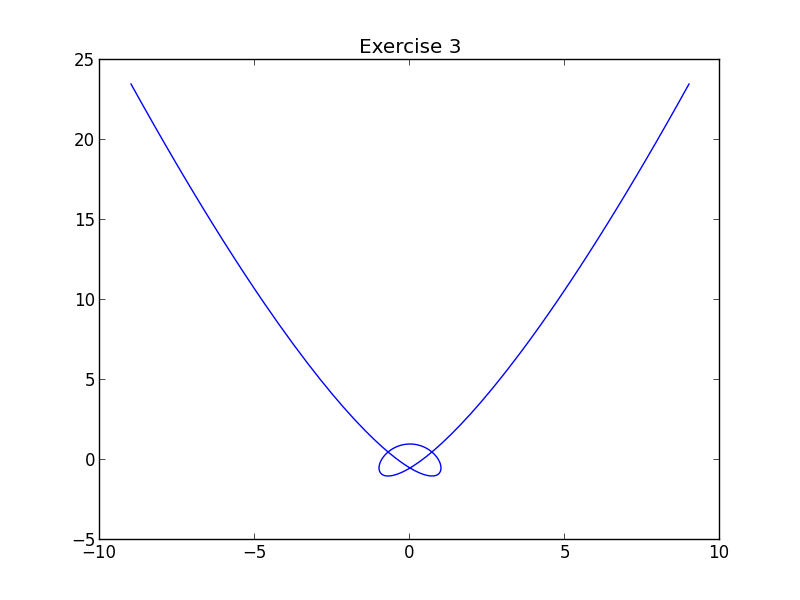

Python code for this plot:
# import the graphics module being used
import matplotlib.pyplot as pyplot

# plotdata is a local module for our convenience
import plotdata

# The various y are values of the Chebyshev polynomials
x = plotdata.data03yc # T_3(x)
y = plotdata.data03yd # T_4(x)

# Pre-plot
pyplot.title('Exercise 3')

# Plot y against x
pyplot.plot(x,y)

# Output the graph
pyplot.savefig('exercise03.png')
